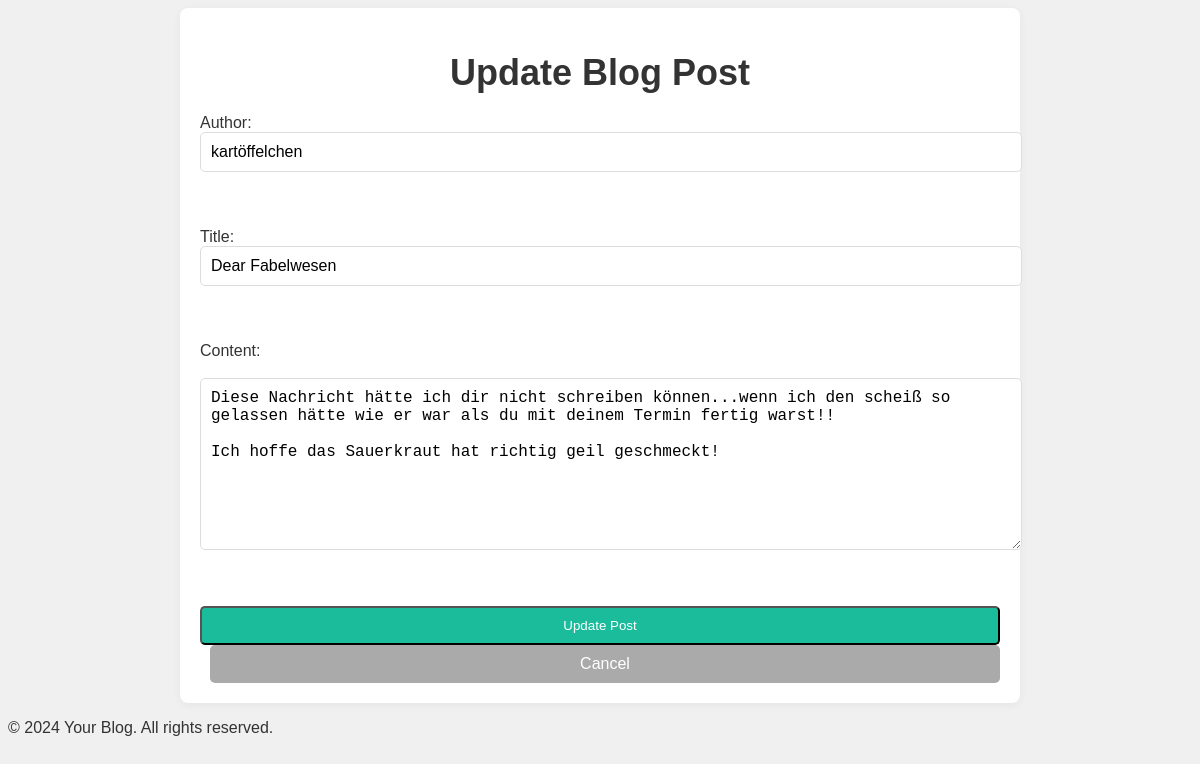
Page /update/5 on the committed database.
### app.py (models this page shows, shortened)
class BlogPost(db.Model):
    id = db.Column(db.Integer, primary_key=True)
    author = db.Column(db.String(100), nullable=False)
    title = db.Column(db.String(200), nullable=False)
    content = db.Column(db.Text, nullable=False)
    likes = db.Column(db.Integer, default=0)  # Add 'likes' column

### app.py (the view, shortened to what this page needs)
@app.route('/update/<int:id>', methods=['GET', 'POST'])
def update_post(id):
    post = BlogPost.query.get_or_404(id)  # Fetch the blog post by ID
    return render_template('update.html', post=post)

### app.py (called while the page is built)
@app.before_request
def create_tables():
    db.create_all()

### templates/update.html (shortened to what this page needs)
<!DOCTYPE html>
<html lang="en">
<head>
    <link rel="stylesheet" href="{{ url_for('static', filename='style.css') }}">
</head>
<body>
    <div class="container">
        <h1 class="form-header">Update Blog Post</h1>
        <form action="{{ url_for('update_post', id=post.id) }}" method="POST" class="form">
            <label for="author">Author:</label>
            <input type="text" id="author" name="author" required class="input-text" value="{{ post.author }}"><br><br>
            <label for="title">Title:</label>
            <input type="text" id="title" name="title" required class="input-text" value="{{ post.title }}"><br><br>
            <label for="content">Content:</label><br>
            <textarea id="content" name="content" required class="textarea">{{ post.content }}</textarea><br><br>
            <button type="submit" class="btn btn-submit">Update Post</button>
            <a href="{{ url_for('index') }}" class="btn btn-cancel">Cancel</a>
        </form>
    </div>
    <footer>
        <p>&copy; 2024 Your Blog. All rights reserved.</p>
    </footer>
</body>
</html>

### static/style.css (style rules this page uses)
body { font-family: Arial, sans-serif; background-color: #f0f0f0; color: #333; }
h1 { text-align: center; font-size: 36px; margin-bottom: 20px; }
.container { max-width: 800px; margin: 0 auto; padding: 20px; background-color: #FFFFFF; border-radius: 8px; box-shadow: 0px 2px 10px rgba(0, 0, 0, 0.05); }
.form { display: flex; flex-direction: column; }
.input-text, .textarea { width: 100%; padding: 10px; margin-bottom: 20px; border: 1px solid #DDD; border-radius: 5px; font-size: 16px; }
.textarea { height: 150px; }
.btn { background-color: #3498DB; color: #FFF; padding: 10px 20px; text-decoration: none; border-radius: 5px; text-align: center; display: inline-block; transition: background-color 0.3s ease; cursor: pointer; }
.btn-submit { background-color: #1abc9c; color: white; }
.btn-cancel { background-color: #aaa; color: #fff; margin-left: 10px; text-decoration: none; }

### rows in the picture
BlogPost: author "kartöffelchen", title "Dear Fabelwesen", content "Diese Nachricht hätte ich dir nicht schreiben können...wenn ich den scheiß so gelassen hätte wie er war als du mit deinem Termin fertig warst!! Ich hoffe das Sauerkraut hat richtig geil geschmeckt!"
